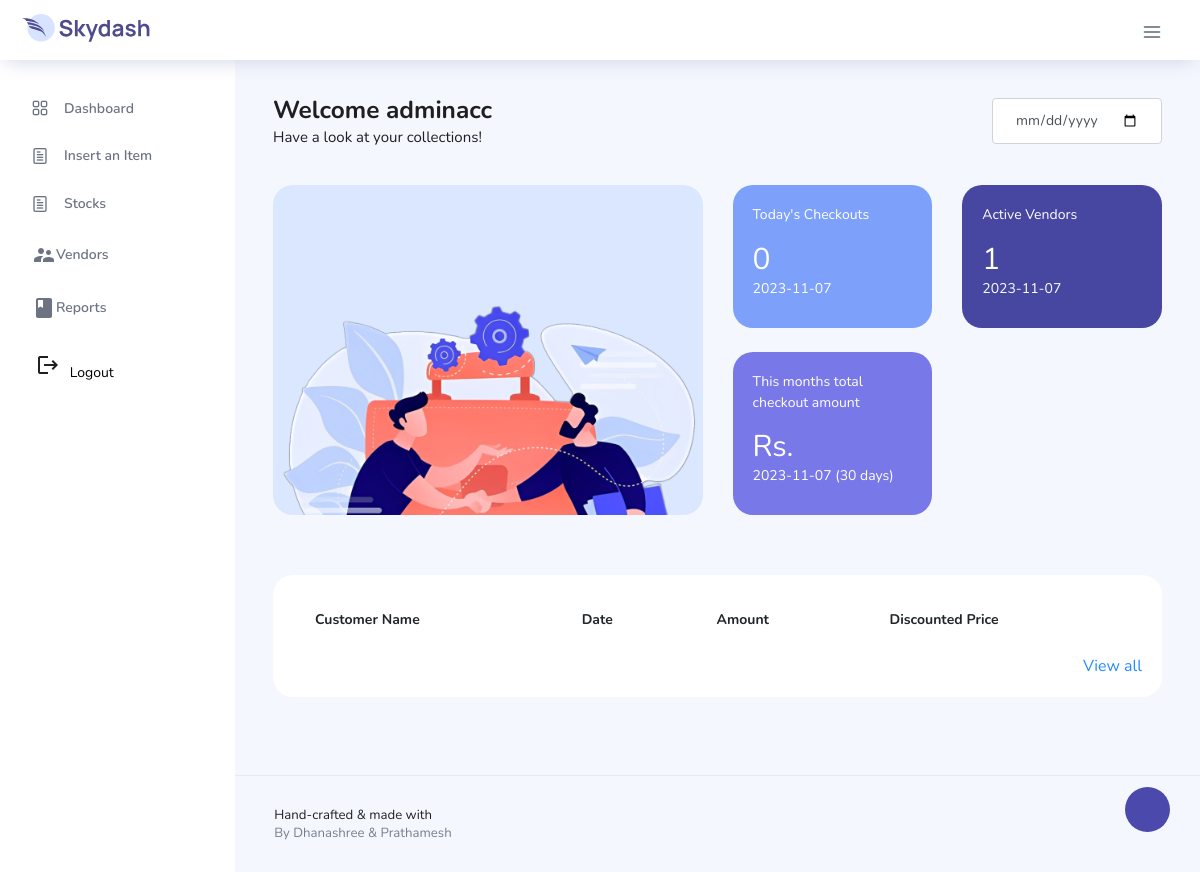
/Admin/admin_dash.php (signed in), run on an earlier commit of the app's database.
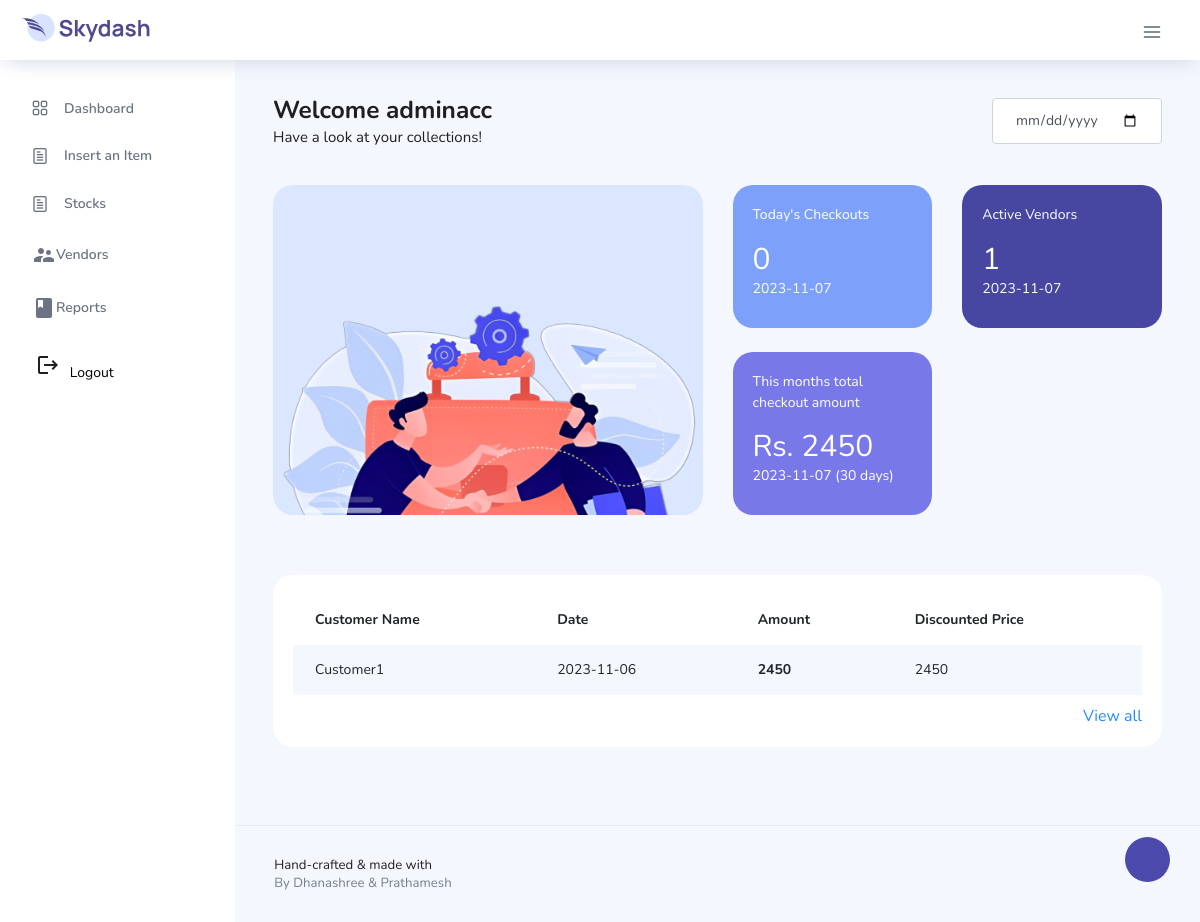
And on a later commit of the database.
### tables this page shows
CREATE TABLE `invoices` (
  `invoice_id` int(11) NOT NULL,
  `customer_name` varchar(100) DEFAULT NULL,
  `invoice_date` date DEFAULT NULL,
  `salesperson` longtext NOT NULL,
  `payment_type` longtext NOT NULL,
  `paymentacc` longtext NOT NULL,
  `total_amount` bigint(20) DEFAULT NULL,
  `discounted_price` bigint(20) NOT NULL
);

### Admin/admin_dash.php (the view, shortened to what this page needs)
<?php
include "../db.php";
if(!isset($_SESSION["admin_session"])){
  header("Location: ../index.php");
}
else{
?>
<!DOCTYPE html>
<html lang="en">
  <head>
    <link rel="stylesheet" href="../vendors/feather/feather.css" />
    <link rel="stylesheet" href="../vendors/ti-icons/css/themify-icons.css" />
    <link rel="stylesheet" href="../vendors/css/vendor.bundle.base.css" />
    <link
      rel="stylesheet"
      href="../vendors/datatables.net-bs4/dataTables.bootstrap4.css"
    />
    <link rel="stylesheet" href="../vendors/ti-icons/css/themify-icons.css" />
    <link
      rel="stylesheet"
      type="text/css"
      href="../js/select.dataTables.min.css"
    />
    <link rel="stylesheet" href="../css/vertical-layout-light/style.css" />
  </head>
  <body>
    <div class="container-scroller">
      <nav class="navbar col-lg-12 col-12 p-0 fixed-top d-flex flex-row">
        <div
          class="text-center navbar-brand-wrapper d-flex align-items-center justify-content-center"
        >
          <a class="navbar-brand brand-logo mr-5" href="./admin_dash.php"
            ><img src="../images/logo.svg" class="mr-2" alt="logo"
          /></a>
        </div>
        <div
          class="navbar-menu-wrapper d-flex align-items-center justify-content-end"
        >
          <button
            class="navbar-toggler navbar-toggler align-self-center"
            type="button"
            data-toggle="minimize"
          >
            <span class="icon-menu"></span>
          </button>
        </div>
      </nav>
      <div class="container-fluid page-body-wrapper">
        <div class="theme-setting-wrapper">
          <div id="settings-trigger"><i class="ti-settings"></i></div>
        </div>
        <nav class="sidebar sidebar-offcanvas" id="sidebar">
          <ul class="nav">
            <li class="nav-item">
              <a class="nav-link" href="./admin_dash.php">
                <i class="icon-grid menu-icon"></i>
                <span class="menu-title">Dashboard</span>
              </a>
            </li>
            <li class="nav-item">
              <a class="nav-link" href="./insertProduct.php">
                <i class="icon-paper menu-icon"></i>
                <span class="menu-title">Insert an Item</span>
              </a>
            </li>
            <li class="nav-item">
              <a class="nav-link" href="./Stocks.php">
                <i class="icon-paper menu-icon"></i>
                <span class="menu-title">Stocks</span>
              </a>
            </li>
            <li class="nav-item">
              <a class="nav-link" href="./Vendors.php">
                <i class = "material-icons">supervisor_account   </i>
                <span class="menu-title">Vendors</span>
              </a>
            </li>
            <li class="nav-item">
              <a class="nav-link" href="./GenReport.php">
                <i class = "material-icons">book</i>
                <span class="menu-title">Reports</span>
              </a>
            </li>
            <li class="nav-item" style="margin: 20px; display: flex;align-item: center">
              <form method="POST">
                <i class = "material-icons">logout  </i>
                <span class="menu-title"><input style="border: none; background-color: #fff;" type="submit" name="logoutt" value="Logout"></span>
            </form>
            </li>
          </ul>
        </nav>
        <div class="main-panel">
          <div class="content-wrapper">
            <div class="row">
              <div class="col-md-12 grid-margin">
                <div class="row">
                  <div class="col-12 col-xl-8 mb-4 mb-xl-0">
                    <h3 class="font-weight-bold">Welcome <?= $_SESSION["admin_session"] ?> </h3>
                    <h6 class="font-weight-normal mb-0">
                      Have a look at your collections!
                    </h6>
                  </div>
                  <div class="col-12 col-xl-4">
                    <div class="justify-content-end d-flex">
                      <div class="dropdown flex-md-grow-1 flex-xl-grow-0">
                      <input type="date" id="selectedDate" name="selectedDate" class="form-control" required>
                      </div>
                    </div>
                  </div>
                </div>
              </div>
            </div>
            <div class="row">
              <div class="col-md-6 grid-margin stretch-card">
                <div class="card tale-bg">
                  <div class="card-people mt-auto">
                    <img src="../images/dashboard/ppl.png" alt="people" />
                  </div>
                </div>
              </div>
              <div class="col-md-6 grid-margin transparent">
                <div class="row">
                  <div class="col-md-6 mb-4 stretch-card transparent">
                    <div class="card card-tale">
                      <div class="card-body">
                        <p class="mb-4">Today's Checkouts</p>
                        <?php
                          $current_date = date('Y-m-d');
                            $query = "SELECT COUNT(*) AS record_count FROM invoices where DATE(invoice_date) = '$current_date'";
                            $result = mysqli_query($conn, $query);
                            if ($result) {
                                $row = mysqli_fetch_assoc($result);
                                $record_count = $row['record_count'];
                            } else {
                                $record_count = 0;
                            }
                        ?>
                        <p class="fs-30 mb-2"><?= $record_count ?></p>
                        <p><?= $current_date ?></p>
                      </div>
                    </div>
                  </div>
                  <div class="col-md-6 mb-4 stretch-card transparent">
                    <div class="card card-dark-blue">
                      <div class="card-body">
                        <p class="mb-4">Active Vendors</p>
                        <?php
                          $current_date = date('Y-m-d');
                            $query = "SELECT COUNT(*) AS record_count FROM vendor where active=1";
                            $result = mysqli_query($conn, $query);
                            if ($result) {
                                $row = mysqli_fetch_assoc($result);
                                $record_count = $row['record_count'];
                            } else {
                                $record_count = 0;
                            }
                        ?>
                        <p class="fs-30 mb-2"><?= $record_count ?></p>
                        <p><?= $current_date ?></p>
                      </div>
                    </div>
                  </div>
                </div>
                <div class="row">
                  <div class="col-md-6 mb-4 mb-lg-0 stretch-card transparent">
                    <div class="card card-light-blue">
                      <div class="card-body">
                        <p class="mb-4">This months total checkout amount</p>
                        <?php
                          $currentMonth = date('m');
                          $currentYear = date('Y');
                          $query = mysqli_query($conn, "SELECT SUM(total_amount) AS total_checkout_money FROM invoices WHERE MONTH(invoice_date) = $currentMonth AND YEAR(invoice_date) = $currentYear");
                          if ($query) {
                          $result = mysqli_fetch_assoc($query);
                          $totalCheckoutMoney = $result['total_checkout_money'];
                          } else {
                          echo "Error executing the query: " . mysqli_error($conn);
                          }
                        ?>
                        <p class="fs-30 mb-2">Rs. <?= $totalCheckoutMoney ?></p>
                        <p><?= $current_date ?> (30 days)</p>
                      </div>
                    </div>
                  </div>
                </div>
              </div>
            </div>
            <div class="row" style="margin-top: 20px;">
              <div class="col-md-12 grid-margin stretch-card">
                <div class="card">
                <div class="card-body">
                  <div class="table-responsive">
                    <table class="table table-striped table-borderless">
                      <thead>
                        <tr>
                          <th>Customer Name</th>
                          <th>Date</th>
                          <th>Amount</th>
                          <th>Discounted Price</th>
                        </tr>
                      </thead>
                      <tbody>
                      <?php
                      $query = mysqli_query($conn, "SELECT * FROM invoices ORDER BY invoice_date DESC LIMIT 8");
                      while ($row = mysqli_fetch_array($query)) {
                        $cust_name = $row['customer_name'];
                        $totalamt = $row['total_amount'];
                        $date = $row['invoice_date'];
                        $disc = $row['discounted_price'];
                      ?>
                        <tr>
                          <td><?= $cust_name ?></td>
                          <td><?= $date ?></td>
                          <td class="font-weight-bold"><?= $totalamt ?></td>
                          <td><?= $disc ?></td>
                        </tr>
                        <?php } ?>
                      </tbody>
                    </table>
                  </div>
                  <div style="width: 100%;margin-top: 10px;text-align: right;"> <a href="#" class="text-info">View all</a></div>
                </div>
              </div>
            </div>
            </div>
          </div>
          <footer class="footer">
            <div
              class="d-sm-flex justify-content-center justify-content-sm-between"
            >
              <span
                class="float-none float-sm-right d-block mt-1 mt-sm-0 text-center"
                >Hand-crafted & made with
                <i class="ti-heart text-danger ml-1"></i
              ></span>
            </div>
            <div
              class="d-sm-flex justify-content-center justify-content-sm-between"
            >
              <span
                class="text-muted text-center text-sm-left d-block d-sm-inline-block"
                >By Dhanashree & Prathamesh
              </span>
            </div>
          </footer>
        </div>
      </div>
    </div>
  </body>
</html>
<?php
}
?>

What changed in the data, as far as the page shows it:
added invoices: customer_name "Customer1", invoice_date "2023-11-06", total_amount "2450", discounted_price "2450"
Also different on the page:
$totalCheckoutMoney: (not shown) → "2450"
